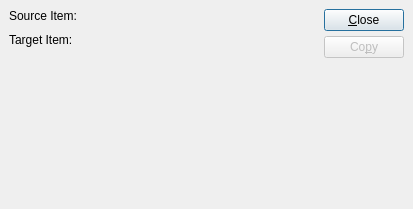
<ui version="4.0" >
 <author></author>
 <comment>This file is part of the xtmfg Package for xTuple ERP,
and is Copyright (c) 1999-2014 by OpenMFG LLC, d/b/a xTuple.  It
is licensed to you under the xTuple End-User License Agreement (&quot;the
EULA&quot;), the full text of which is available at www.xtuple.com/EULA.
While the EULA gives you access to source code and encourages your
involvement in the development process, this Package is not free
software.  By using this software, you agree to be bound by the
terms of the EULA.</comment>
 <exportmacro></exportmacro>
 <class>copyBOO</class>
 <widget class="QDialog" name="copyBOO" >
  <property name="geometry" >
   <rect>
    <x>0</x>
    <y>0</y>
    <width>413</width>
    <height>209</height>
   </rect>
  </property>
  <property name="windowTitle" >
   <string>Copy Routing</string>
  </property>
  <layout class="QHBoxLayout" >
   <property name="margin" >
    <number>9</number>
   </property>
   <property name="spacing" >
    <number>6</number>
   </property>
   <item>
    <layout class="QVBoxLayout" >
     <property name="margin" >
      <number>0</number>
     </property>
     <property name="spacing" >
      <number>0</number>
     </property>
     <item>
      <layout class="QVBoxLayout" >
       <property name="margin" >
        <number>0</number>
       </property>
       <property name="spacing" >
        <number>5</number>
       </property>
       <item>
        <layout class="QVBoxLayout" >
         <property name="margin" >
          <number>0</number>
         </property>
         <property name="spacing" >
          <number>5</number>
         </property>
         <item>
          <widget class="QLabel" name="_sourceItemLit" >
           <property name="text" >
            <string>Source Item:</string>
           </property>
          </widget>
         </item>
         <item>
          <widget class="ItemCluster" name="_source" />
         </item>
        </layout>
       </item>
       <item>
        <layout class="QVBoxLayout" >
         <property name="margin" >
          <number>0</number>
         </property>
         <property name="spacing" >
          <number>5</number>
         </property>
         <item>
          <widget class="QLabel" name="_targetItemLit" >
           <property name="text" >
            <string>Target Item:</string>
           </property>
          </widget>
         </item>
         <item>
          <widget class="ItemCluster" name="_target" />
         </item>
        </layout>
       </item>
      </layout>
     </item>
     <item>
      <spacer>
       <property name="orientation" >
        <enum>Qt::Vertical</enum>
       </property>
       <property name="sizeType" >
        <enum>QSizePolicy::Expanding</enum>
       </property>
       <property name="sizeHint" >
        <size>
         <width>20</width>
         <height>20</height>
        </size>
       </property>
      </spacer>
     </item>
    </layout>
   </item>
   <item>
    <layout class="QHBoxLayout" >
     <property name="margin" >
      <number>0</number>
     </property>
     <property name="spacing" >
      <number>0</number>
     </property>
     <item>
      <spacer>
       <property name="orientation" >
        <enum>Qt::Horizontal</enum>
       </property>
       <property name="sizeType" >
        <enum>QSizePolicy::Expanding</enum>
       </property>
       <property name="sizeHint" >
        <size>
         <width>20</width>
         <height>20</height>
        </size>
       </property>
      </spacer>
     </item>
     <item>
      <layout class="QVBoxLayout" >
       <property name="margin" >
        <number>0</number>
       </property>
       <property name="spacing" >
        <number>5</number>
       </property>
       <item>
        <widget class="QPushButton" name="_close" >
         <property name="text" >
          <string>&amp;Close</string>
         </property>
        </widget>
       </item>
       <item>
        <widget class="QPushButton" name="_copy" >
         <property name="enabled" >
          <bool>false</bool>
         </property>
         <property name="text" >
          <string>Co&amp;py</string>
         </property>
        </widget>
       </item>
       <item>
        <spacer>
         <property name="orientation" >
          <enum>Qt::Vertical</enum>
         </property>
         <property name="sizeType" >
          <enum>QSizePolicy::Expanding</enum>
         </property>
         <property name="sizeHint" >
          <size>
           <width>20</width>
           <height>20</height>
          </size>
         </property>
        </spacer>
       </item>
      </layout>
     </item>
    </layout>
   </item>
  </layout>
 </widget>
 <layoutdefault spacing="6" margin="11" />
 <pixmapfunction>qPixmapFromMimeSource</pixmapfunction>
 <customwidgets>
  <customwidget>
   <class>ItemCluster</class>
   <extends>QWidget</extends>
   <header>itemcluster.h</header>
   <container>0</container>
   <pixmap></pixmap>
  </customwidget>
 </customwidgets>
 <tabstops>
  <tabstop>_source</tabstop>
  <tabstop>_target</tabstop>
  <tabstop>_copy</tabstop>
  <tabstop>_close</tabstop>
 </tabstops>
 <includes/>
 <resources/>
 <connections>
  <connection>
   <sender>_close</sender>
   <signal>clicked()</signal>
   <receiver>copyBOO</receiver>
   <slot>reject()</slot>
   <hints>
    <hint type="sourcelabel" >
     <x>20</x>
     <y>20</y>
    </hint>
    <hint type="destinationlabel" >
     <x>20</x>
     <y>20</y>
    </hint>
   </hints>
  </connection>
 </connections>
</ui>
